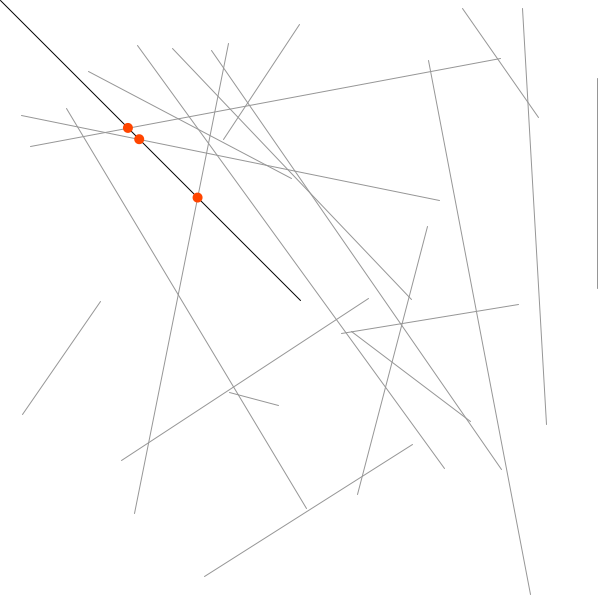
Frame 1 (no input)
Frame 60 (the mouse pressed at the canvas centre just before this capture): identical to frame 1, image omitted
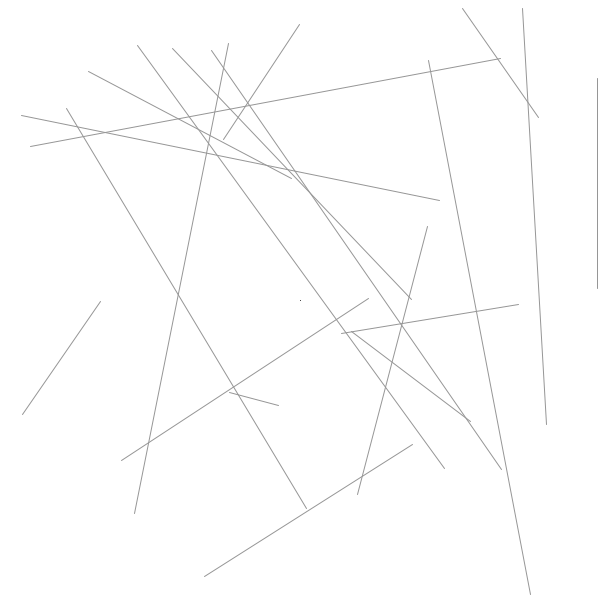
Frame 120 (the mouse held since frame 60 and released just before this capture)

The Processing sketch that drew these frames (run headless with seeded random() and noise(); from frame 60 on, the mouse is pressed at the canvas centre):

// Processing sketch: LineLineIntersection
// ── LineLineIntersection.pde
void setup() {
  size(600, 600);
}


void draw() {
  background(255);

  PVector centerP = new PVector(width * 0.5, height * 0.5); 
  PVector mouseP = new PVector(mouseX, mouseY);

  stroke(0);
  noFill();
  line(centerP.x, centerP.y, mouseP.x, mouseP.y);

  randomSeed(23);  // so random behaves the same way each frame...
  for (int i = 0; i < 20; i++) {
    PVector startP = new PVector(random(width), random(height));
    PVector endP = new PVector(random(width), random(height));

    stroke(150);
    noFill();
    line(startP.x, startP.y, endP.x, endP.y);

    PVector intersection = lineLineIntersect(startP, endP, centerP, mouseP);

    if (intersection != null) {
      noStroke();
      fill(255, 69, 0);

      ellipse(intersection.x, intersection.y, 10, 10);
    }
  }
}


/**
 * Calculates the intersection point of two lines, if they do intersect
 * Stolen from: http://paulbourke.net/geometry/pointlineplane/
 * 
 * @param theFirstA the first point of the first line segment
 * @param theFirstB the second point of the first line segment
 * @param theSecondA the first point of the second line segment
 * @param theSecondB the second point of the second line segment
 * @return a new PVector at the intersection point. null if the lines don't intersect
 */
PVector lineLineIntersect(PVector theFirstA, PVector theFirstB, PVector theSecondA, PVector theSecondB) {
  float denom = ((theSecondB.y - theSecondA.y) * (theFirstB.x - theFirstA.x)) - ((theSecondB.x - theSecondA.x) * (theFirstB.y - theFirstA.y));

  float numeA = ((theSecondB.x - theSecondA.x) * (theFirstA.y - theSecondA.y)) - ((theSecondB.y - theSecondA.y) * (theFirstA.x - theSecondA.x));
  float numeB = ((theFirstB.x - theFirstA.x) * (theFirstA.y - theSecondA.y)) - ((theFirstB.y - theFirstA.y) * (theFirstA.x - theSecondA.x));

  if (denom == 0.0f) {
    if (numeA == 0.0f && numeB == 0.0f) {
      return null;   // lines are coincident
    }

    return null;  // lines are parallel;
  }

  float uA = numeA / denom;
  float uB = numeB / denom;

  if (uA > 0.01f && uA < 0.99f && uB > 0.01f && uB < 0.99f) {  // Prevent intersections near the end of segments

    PVector intersection = new PVector();

    // Get the intersection point.
    intersection.x = theFirstA.x + uA * (theFirstB.x - theFirstA.x);
    intersection.y = theFirstA.y + uA * (theFirstB.y - theFirstA.y);

    return intersection;
  }

  return null;
}
